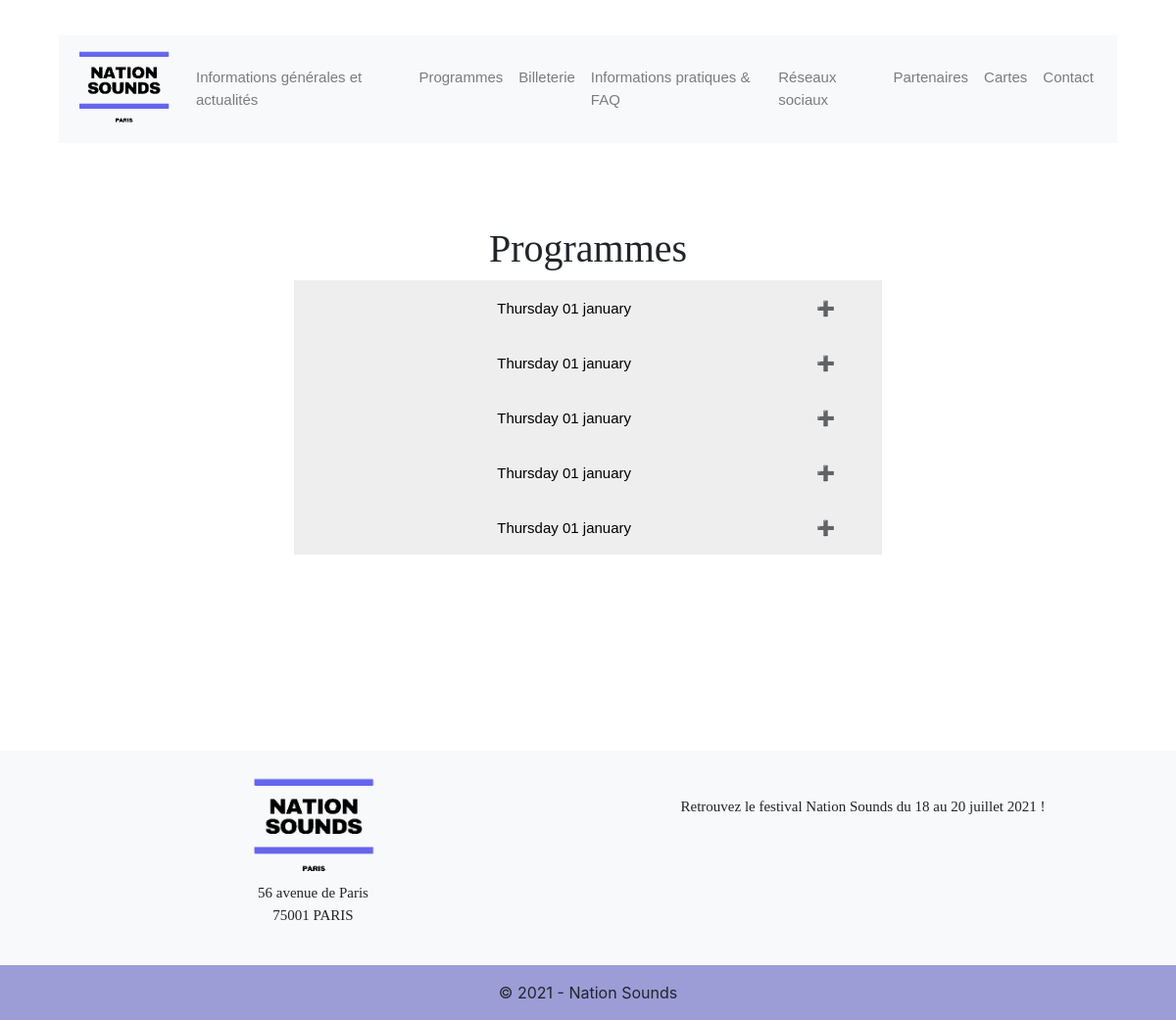
/programmes.php, run on an earlier commit of the app's database.
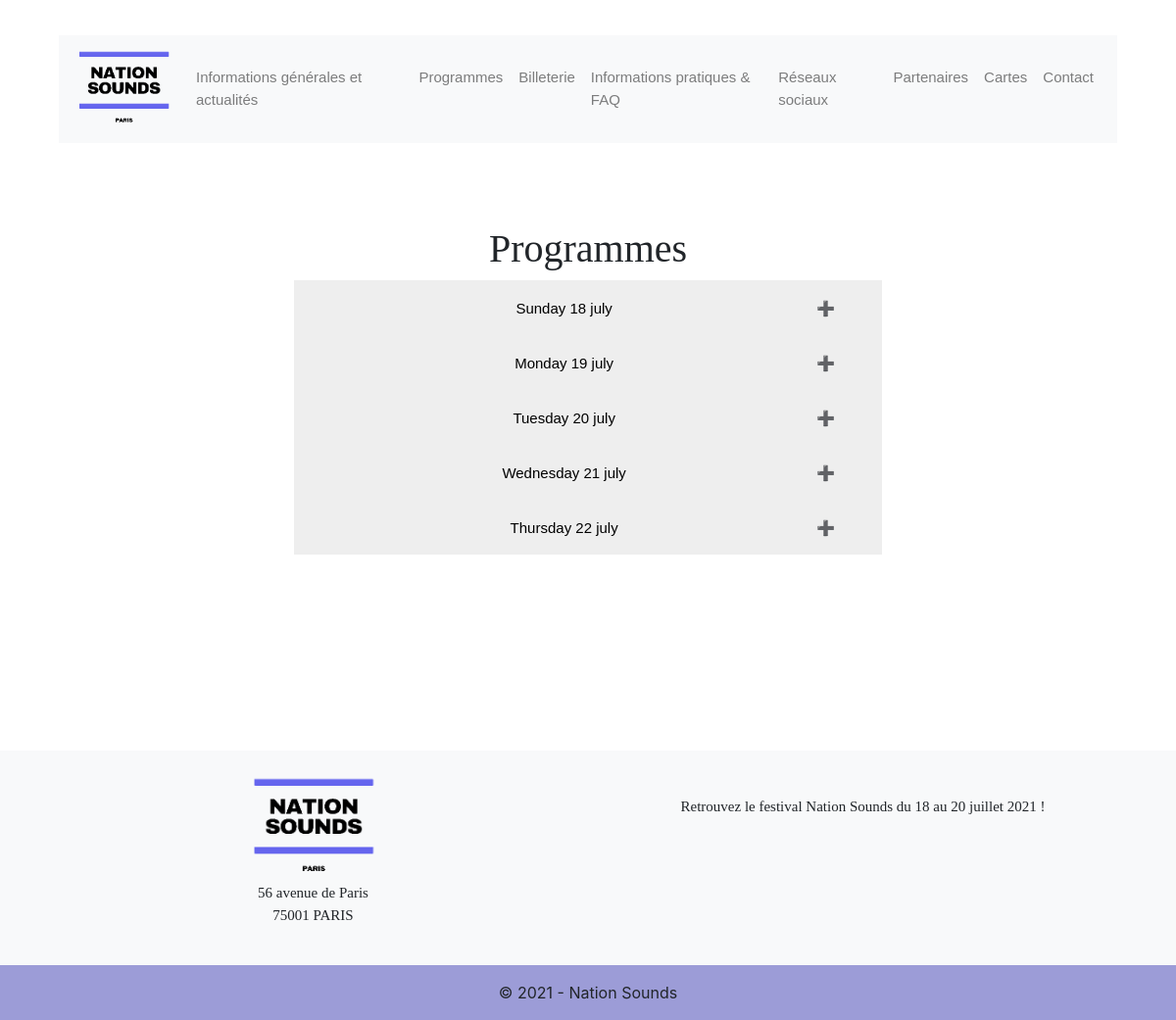
And on a later commit of the database.
### tables this page shows
CREATE TABLE IF NOT EXISTS `programmes` (
  `id` int(11) NOT NULL AUTO_INCREMENT,
  `date` date NOT NULL,
  `idArtiste` int(11) NOT NULL,
  `idScene` int(11) NOT NULL,
  `idHeure` int(11) NOT NULL,
  PRIMARY KEY (`id`),
  KEY `idArtiste` (`idArtiste`),
  KEY `idScene` (`idScene`),
  KEY `idHeure` (`idHeure`)
);

### programmes.php (the view, shortened to what this page needs)
<html>
<head>
        <link rel="stylesheet" href="css/style.css" />
</head>
<body>
	<?php include("header.php"); ?>
	<?php
	    $reponse = $bdd->query("SELECT * FROM scene, heure, artiste, programmes WHERE programmes.idArtiste = artiste.id AND programmes.idScene = scene.id AND programmes.idHeure = heure.id ORDER BY programmes.id");
    ?>
	<h2 class="title_page"> Programmes </h2>
        <?php while($donnees = $reponse-> fetch())
            {
        ?>
            <button id="buttonProgrammeFrench"class="accordion">
            <?php
            $date = $donnees['date'];
            echo strftime("%A %d %B", strtotime($date));
            ?>
            </button>
        <?php
            }
        ?>
</body>
<footer>
</footer>
</html>

What changed in the data, as far as the page shows it:
changed programmes: date "thursday 01 january" → "sunday 18 july"
changed programmes: date "thursday 01 january" → "monday 19 july"
changed programmes: date "thursday 01 january" → "tuesday 20 july"
changed programmes: date "thursday 01 january" → "wednesday 21 july"
changed programmes: date "thursday 01 january" → "thursday 22 july"
